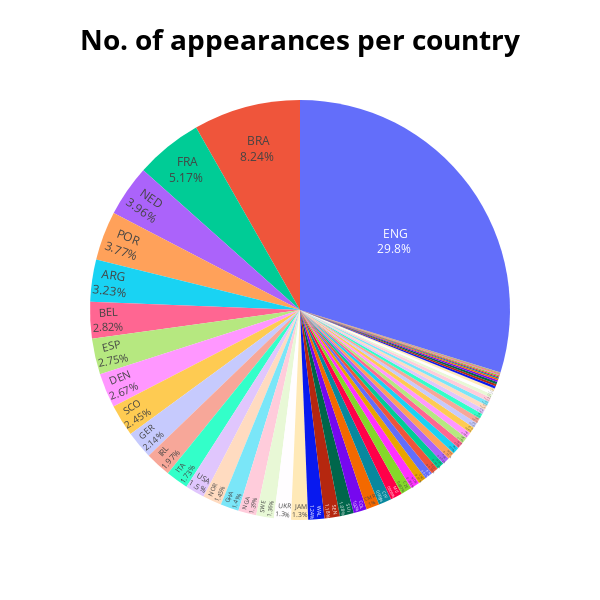

Notebook code for this chart:
### Code cell
fig = px.pie(stat,
             values='Starts',
             names='Nation',
             title='Countries represented in the EPL by number of appearances',
             )
fig.update_traces(textposition='inside', textinfo='percent+label')
fig.update_layout(title_text='<b> No. of appearances per country <b>', 
                  title_x=0.5, 
                  titlefont=dict(color='black', 
                            size=28,),
                  width=600,
                  height=600,
                  showlegend=False,
                 )
iplot(fig)

### Figure 1 — Plotly figure (JSON) as saved in the notebook; plotly's stock layout.template omitted (floating-point values rounded to 4 significant figures; data arrays with more than 128 entries replaced by an {"elided": "..."} marker saying what was removed)
{"data": [{"domain": {"x": [0.0, 1.0], "y": [0.0, 1.0]}, "hovertemplate": "Nation=%{label}<br>Starts=%{value}<extra></extra>", "labels": {"elided": "580 str values"}, "legendgroup": "", "name": "", "showlegend": true, "textinfo": "percent+label", "textposition": "inside", "type": "pie", "values": {"elided": "580 int values"}}], "layout": {"height": 600, "legend": {"tracegroupgap": 0}, "showlegend": false, "title": {"font": {"color": "black", "size": 28}, "text": "<b> No. of appearances per country <b>", "x": 0.5}, "width": 600}}
